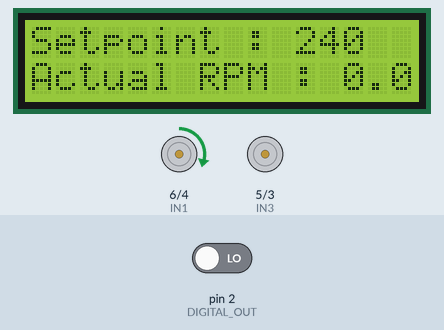
This sketch was run on a simulated Arduino Uno, built with avr-gcc and run on an emulated ATmega328P. Parts: 16×2 character LCD, motor-driver pin pairs drawn as motors (green arrow = first pin HIGH = forward, orange = second pin HIGH = backward, longer = more drive, scaled by the enable pin). The test bench sets the inputs (shaded band); at power-on: pin 2 (DIGITAL_OUT) LOW.

Above: at 2.2 s.
2.3 s: pin 2 (DIGITAL_OUT) driven HIGH
At 4.0 s:
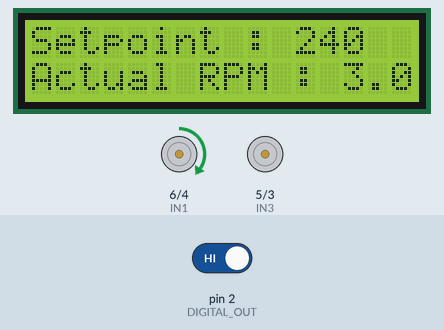
At 12.9 s:
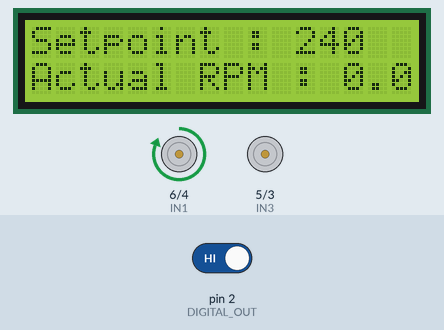
Timing chart, 0 to 14.4 s (numbered marks = the images above; inputs shaded):
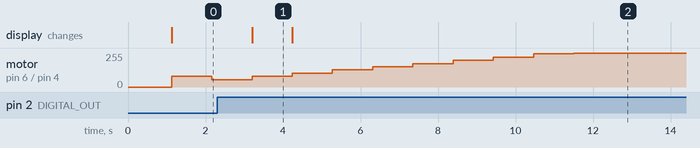

The sketch:

RPM_control_PID.ino
```cpp
#include <Wire.h>
#include <LiquidCrystal_I2C.h>

#define ENA 10   // PWM pin for motor A speed control
#define IN1 6    // Motor A input 1 - Change this to another pin if needed
#define IN2 4    // Motor A input 2

#define ENB 9    // PWM pin for motor B speed control
#define IN3 5    // Motor B input 1
#define IN4 3    // Motor B input 2

LiquidCrystal_I2C lcd(0x27, 16, 2); // set the LCD address to 0x27 for a 16 chars and 2 line display
int DIGITAL_OUT = 2; // Pin D0 for digital ouput of IR sensor

//RPM calculation variables
float RPM = 0, laps = 0, comp = 0;
volatile int holes = 0;

//PID controller values
double Kp = 0.036; // Proportional gain
double Ki = 0.1; // Integral gain
double Kd = 0.2; // Derivative gain

double previousError = 0;
double integral = 0;
const int setpoint = 240; // Desired RPM setpoint

void setup() {
  //Inicialte the LCD
  lcd.init();
  lcd.backlight();
  lcd.setCursor(0, 0);
  lcd.print("Speed Sensor");
  lcd.setCursor(0, 1);
  lcd.print("PID Test");

  pinMode(DIGITAL_OUT, INPUT);  // Make the digital pin for IR sensor input
  attachInterrupt(digitalPinToInterrupt(DIGITAL_OUT), count, RISING);

  //Set mode for H-bridge pins
  pinMode(ENA, OUTPUT);
  pinMode(IN1, OUTPUT);
  pinMode(IN2, OUTPUT);

  pinMode(ENB, OUTPUT);
  pinMode(IN3, OUTPUT);
  pinMode(IN4, OUTPUT);

  delay(1000);
  lcd.clear();
}

void loop() {
  CALC_RPM();

  double error = setpoint - RPM;
  integral += error;
  double derivative = error - previousError;

  // Calculate PID output
  double output = Kp * error + Ki * integral + Kd * derivative;

  // Apply PID output to motor control
  moveMotors(output);

  // Update variables for the next iteration
  previousError = error;

  delay(1000);
}

void print_to_LCD() {
  lcd.setCursor(0, 0);
  lcd.print("Setpoint : ");
  lcd.print(setpoint);
  lcd.print("    ");
  lcd.setCursor(0, 1);
  lcd.print("Actual RPM : ");
  lcd.print(RPM);
  lcd.print("    ");
}

void moveMotors(double output){
  // Motor control logic goes here based on PID output
  if (output > 0) {
    // Right Motors
    digitalWrite(IN1, HIGH);
    digitalWrite(IN2, LOW);
    // Lift Motors
    digitalWrite(IN4, HIGH);
    digitalWrite(IN3, LOW);
    analogWrite(ENA, output); // Adjusting the PWM value for speed control
  } else {
    // Right Motors
    digitalWrite(IN1, LOW);
    digitalWrite(IN2, HIGH);
    // Lift Motors
    digitalWrite(IN4, LOW);
    digitalWrite(IN3, HIGH);
    analogWrite(ENA, output); // Adjusting the PWM value for speed control
  }
}

void CALC_RPM(){
  detachInterrupt(digitalPinToInterrupt(DIGITAL_OUT));
  laps = (float(holes) / 20); //Number of holes in the disk
  RPM = laps * 60;
  // accumulate the distance traveled based on the detected laps.
  // 2 * π * radius (radius of the car wheel = 6cm)
  comp = comp + PI * 6 * laps;
  print_to_LCD(); //update the values of the RPM on the screen
  holes = 0;//initiate the number of holes
  attachInterrupt(digitalPinToInterrupt(DIGITAL_OUT), count, RISING);
}
void count() {
  holes++;
}
```

Measured:
- after the input at 2.3 s, the display: changes after 0.90 s (image 1)
- what the display in image 1 shows lasts 1.0 s, from 3.2 s to 4.2 s
